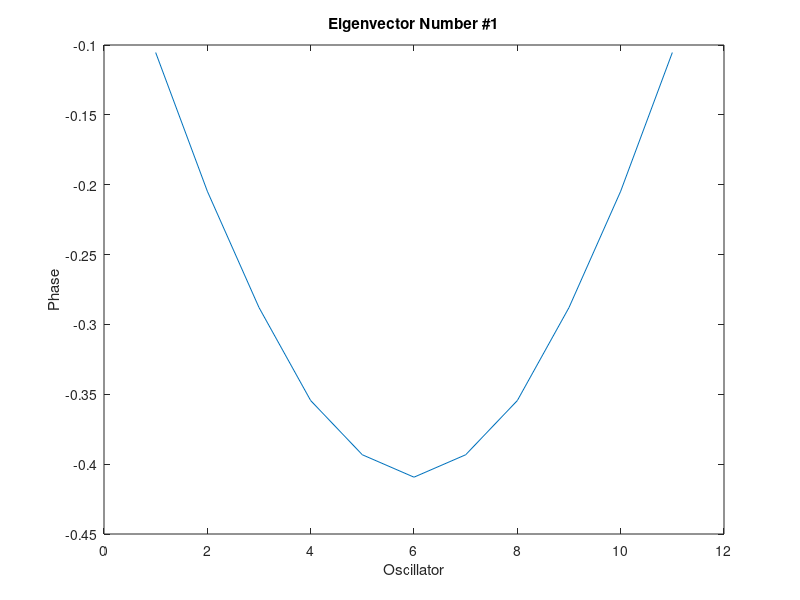
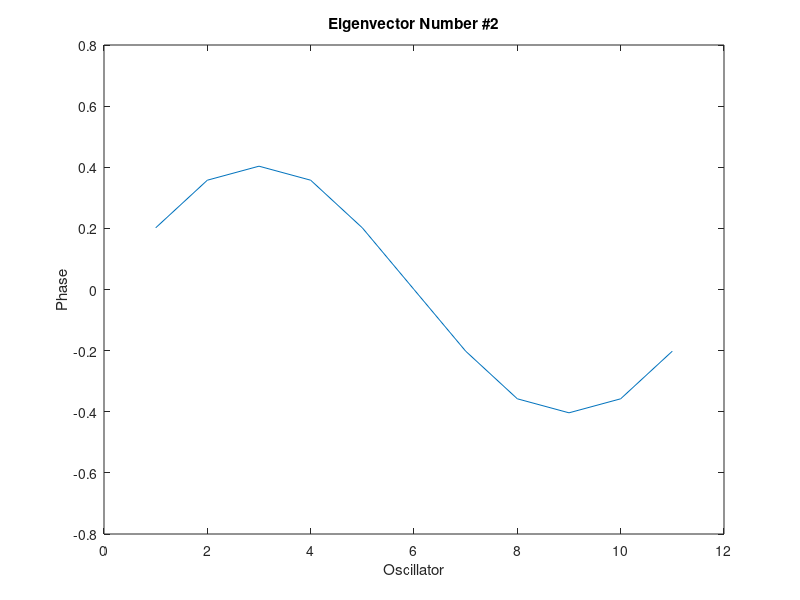
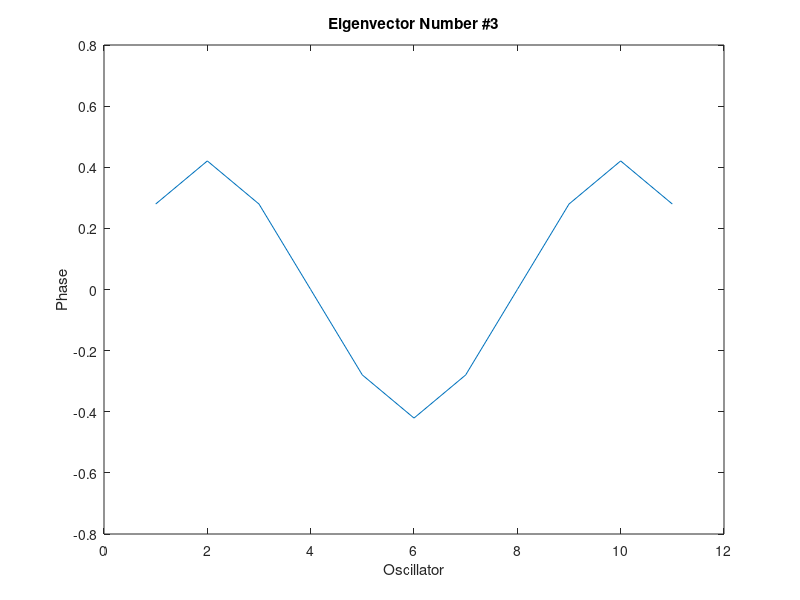
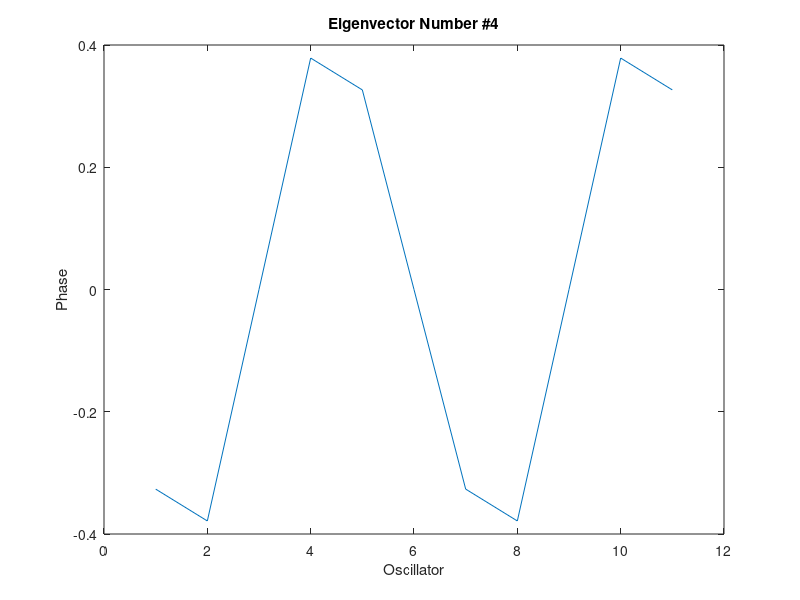

Write MATLAB code to recreate these figures, in order.
%DIATOMIC FORM
mass1=141.3/1000;
mass2=191.3/1000;
M=zeros(11,11);
for i=[1,3,5,7,9,11]
       M(i,i)=mass1;
end
for i=[2,4,6,8,10]
    M(i,i)=mass2;
end
M
k=56.3;
Kmat=zeros(11,11);
Kmat(1,1)=2*k;
Kmat(1,2)=-k;
Kmat(1,3)=0;
for i=2:10
    Kmat(i,i)=2*k;
    Kmat(i,i+1)=-k;
    Kmat(i,i-1)=-k;
end
Kmat(11,9)=0;
Kmat(11,10)=-k;
Kmat(11,11)=2*k;
Kmat
A=inv(M)*Kmat;
[v,e]= eig(A)
T=(2*pi).*(diag(e.^(-1/2)));

for ii=1:11
figure(ii)
n=ii;
ii=v(:,ii);
plot(ii);
xlabel('Oscillator')
ylabel('Phase')
title(['Eigenvector Number #', int2str(n)])
pause
end
display(T)